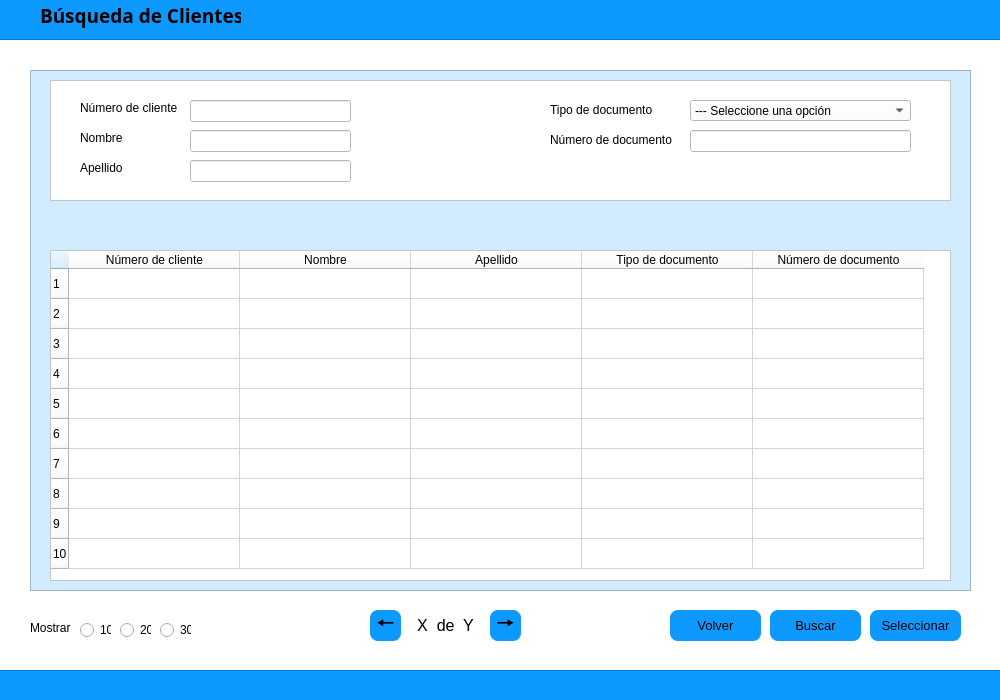
<?xml version="1.0" encoding="UTF-8"?>
<ui version="4.0">
 <class>Dialog</class>
 <widget class="QDialog" name="Dialog">
  <property name="geometry">
   <rect>
    <x>0</x>
    <y>0</y>
    <width>1000</width>
    <height>700</height>
   </rect>
  </property>
  <property name="minimumSize">
   <size>
    <width>1000</width>
    <height>700</height>
   </size>
  </property>
  <property name="maximumSize">
   <size>
    <width>1000</width>
    <height>700</height>
   </size>
  </property>
  <property name="windowTitle">
   <string>Busqueda de cliente</string>
  </property>
  <property name="styleSheet">
   <string notr="true">background-color: rgb(255, 255, 255);</string>
  </property>
  <widget class="QPushButton" name="btnSeleccionar">
   <property name="geometry">
    <rect>
     <x>870</x>
     <y>610</y>
     <width>91</width>
     <height>31</height>
    </rect>
   </property>
   <property name="font">
    <font>
     <pointsize>10</pointsize>
     <bold>false</bold>
    </font>
   </property>
   <property name="cursor">
    <cursorShape>PointingHandCursor</cursorShape>
   </property>
   <property name="styleSheet">
    <string notr="true">background-color: rgb(13, 153, 255);
border-radius: 8px;
</string>
   </property>
   <property name="text">
    <string>Seleccionar</string>
   </property>
  </widget>
  <widget class="QPushButton" name="btnBuscar">
   <property name="geometry">
    <rect>
     <x>770</x>
     <y>610</y>
     <width>91</width>
     <height>31</height>
    </rect>
   </property>
   <property name="font">
    <font>
     <pointsize>10</pointsize>
     <bold>false</bold>
    </font>
   </property>
   <property name="cursor">
    <cursorShape>PointingHandCursor</cursorShape>
   </property>
   <property name="styleSheet">
    <string notr="true">background-color: rgb(13, 153, 255);
border-radius: 8px;
</string>
   </property>
   <property name="text">
    <string>Buscar</string>
   </property>
  </widget>
  <widget class="QPushButton" name="btnVolver">
   <property name="geometry">
    <rect>
     <x>670</x>
     <y>610</y>
     <width>91</width>
     <height>31</height>
    </rect>
   </property>
   <property name="maximumSize">
    <size>
     <width>16777215</width>
     <height>16777215</height>
    </size>
   </property>
   <property name="font">
    <font>
     <pointsize>10</pointsize>
     <bold>false</bold>
    </font>
   </property>
   <property name="cursor">
    <cursorShape>PointingHandCursor</cursorShape>
   </property>
   <property name="styleSheet">
    <string notr="true">background-color: rgb(13, 153, 255);
border-radius: 8px;
</string>
   </property>
   <property name="text">
    <string>Volver</string>
   </property>
  </widget>
  <widget class="QFrame" name="frame">
   <property name="geometry">
    <rect>
     <x>30</x>
     <y>70</y>
     <width>941</width>
     <height>521</height>
    </rect>
   </property>
   <property name="styleSheet">
    <string notr="true">background-color: rgb(209, 236, 255);</string>
   </property>
   <property name="frameShape">
    <enum>QFrame::StyledPanel</enum>
   </property>
   <property name="frameShadow">
    <enum>QFrame::Raised</enum>
   </property>
   <widget class="QFrame" name="frame_2">
    <property name="geometry">
     <rect>
      <x>20</x>
      <y>10</y>
      <width>901</width>
      <height>121</height>
     </rect>
    </property>
    <property name="styleSheet">
     <string notr="true">background-color: rgb(255, 255, 255);</string>
    </property>
    <property name="frameShape">
     <enum>QFrame::StyledPanel</enum>
    </property>
    <property name="frameShadow">
     <enum>QFrame::Raised</enum>
    </property>
    <widget class="QLabel" name="label_2">
     <property name="geometry">
      <rect>
       <x>30</x>
       <y>20</y>
       <width>101</width>
       <height>16</height>
      </rect>
     </property>
     <property name="text">
      <string>Número de cliente</string>
     </property>
    </widget>
    <widget class="QLineEdit" name="txtNumero">
     <property name="geometry">
      <rect>
       <x>140</x>
       <y>20</y>
       <width>161</width>
       <height>22</height>
      </rect>
     </property>
     <property name="styleSheet">
      <string notr="true">border-color: rgb(0, 0, 0) ;
</string>
     </property>
    </widget>
    <widget class="QLabel" name="label_3">
     <property name="geometry">
      <rect>
       <x>30</x>
       <y>50</y>
       <width>101</width>
       <height>16</height>
      </rect>
     </property>
     <property name="text">
      <string>Nombre</string>
     </property>
    </widget>
    <widget class="QLineEdit" name="txtNombre">
     <property name="geometry">
      <rect>
       <x>140</x>
       <y>50</y>
       <width>161</width>
       <height>22</height>
      </rect>
     </property>
     <property name="styleSheet">
      <string notr="true">border-color: rgb(0, 0, 0) ;
</string>
     </property>
    </widget>
    <widget class="QLabel" name="label_4">
     <property name="geometry">
      <rect>
       <x>30</x>
       <y>80</y>
       <width>101</width>
       <height>16</height>
      </rect>
     </property>
     <property name="text">
      <string>Apellido</string>
     </property>
    </widget>
    <widget class="QLineEdit" name="txtApellido">
     <property name="geometry">
      <rect>
       <x>140</x>
       <y>80</y>
       <width>161</width>
       <height>22</height>
      </rect>
     </property>
     <property name="styleSheet">
      <string notr="true">border-color: rgb(0, 0, 0) ;
</string>
     </property>
    </widget>
    <widget class="QLabel" name="label_5">
     <property name="geometry">
      <rect>
       <x>500</x>
       <y>50</y>
       <width>131</width>
       <height>20</height>
      </rect>
     </property>
     <property name="text">
      <string>Número de documento</string>
     </property>
    </widget>
    <widget class="QLabel" name="label_6">
     <property name="geometry">
      <rect>
       <x>500</x>
       <y>20</y>
       <width>131</width>
       <height>20</height>
      </rect>
     </property>
     <property name="text">
      <string>Tipo de documento</string>
     </property>
    </widget>
    <widget class="QLineEdit" name="txtDocumento">
     <property name="geometry">
      <rect>
       <x>640</x>
       <y>50</y>
       <width>221</width>
       <height>22</height>
      </rect>
     </property>
     <property name="styleSheet">
      <string notr="true">border-color: rgb(0, 0, 0) ;
</string>
     </property>
    </widget>
    <widget class="QComboBox" name="cbTipoDocumento">
     <property name="geometry">
      <rect>
       <x>640</x>
       <y>20</y>
       <width>221</width>
       <height>21</height>
      </rect>
     </property>
     <property name="font">
      <font>
       <pointsize>9</pointsize>
      </font>
     </property>
     <item>
      <property name="text">
       <string>--- Seleccione una opción</string>
      </property>
     </item>
    </widget>
   </widget>
   <widget class="QTableWidget" name="tableDatosClientes">
    <property name="geometry">
     <rect>
      <x>20</x>
      <y>180</y>
      <width>901</width>
      <height>331</height>
     </rect>
    </property>
    <property name="font">
     <font>
      <pointsize>10</pointsize>
     </font>
    </property>
    <property name="styleSheet">
     <string notr="true">background-color: rgb(255, 255, 255);</string>
    </property>
    <property name="autoScroll">
     <bool>true</bool>
    </property>
    <property name="dragEnabled">
     <bool>false</bool>
    </property>
    <property name="alternatingRowColors">
     <bool>false</bool>
    </property>
    <property name="verticalScrollMode">
     <enum>QAbstractItemView::ScrollPerItem</enum>
    </property>
    <attribute name="horizontalHeaderCascadingSectionResizes">
     <bool>false</bool>
    </attribute>
    <attribute name="horizontalHeaderDefaultSectionSize">
     <number>171</number>
    </attribute>
    <attribute name="horizontalHeaderHighlightSections">
     <bool>true</bool>
    </attribute>
    <row>
     <property name="text">
      <string>1</string>
     </property>
    </row>
    <row>
     <property name="text">
      <string>2</string>
     </property>
    </row>
    <row>
     <property name="text">
      <string>3</string>
     </property>
    </row>
    <row>
     <property name="text">
      <string>4</string>
     </property>
    </row>
    <row>
     <property name="text">
      <string>5</string>
     </property>
    </row>
    <row>
     <property name="text">
      <string>6</string>
     </property>
    </row>
    <row>
     <property name="text">
      <string>7</string>
     </property>
    </row>
    <row>
     <property name="text">
      <string>8</string>
     </property>
    </row>
    <row>
     <property name="text">
      <string>9</string>
     </property>
    </row>
    <row>
     <property name="text">
      <string>10</string>
     </property>
    </row>
    <column>
     <property name="text">
      <string>Número de cliente</string>
     </property>
    </column>
    <column>
     <property name="text">
      <string>Nombre</string>
     </property>
    </column>
    <column>
     <property name="text">
      <string>Apellido</string>
     </property>
    </column>
    <column>
     <property name="text">
      <string>Tipo de documento</string>
     </property>
    </column>
    <column>
     <property name="text">
      <string>Número de documento</string>
     </property>
    </column>
   </widget>
  </widget>
  <widget class="QLabel" name="label">
   <property name="geometry">
    <rect>
     <x>30</x>
     <y>620</y>
     <width>49</width>
     <height>16</height>
    </rect>
   </property>
   <property name="text">
    <string>Mostrar</string>
   </property>
  </widget>
  <widget class="QFrame" name="frame_3">
   <property name="geometry">
    <rect>
     <x>-20</x>
     <y>670</y>
     <width>1031</width>
     <height>80</height>
    </rect>
   </property>
   <property name="styleSheet">
    <string notr="true">background-color: rgb(13, 153, 255);</string>
   </property>
   <property name="frameShape">
    <enum>QFrame::StyledPanel</enum>
   </property>
   <property name="frameShadow">
    <enum>QFrame::Raised</enum>
   </property>
  </widget>
  <widget class="QFrame" name="frame_7">
   <property name="geometry">
    <rect>
     <x>-20</x>
     <y>-40</y>
     <width>1031</width>
     <height>80</height>
    </rect>
   </property>
   <property name="styleSheet">
    <string notr="true">background-color: rgb(13, 153, 255);</string>
   </property>
   <property name="frameShape">
    <enum>QFrame::StyledPanel</enum>
   </property>
   <property name="frameShadow">
    <enum>QFrame::Raised</enum>
   </property>
   <widget class="QLabel" name="label_17">
    <property name="geometry">
     <rect>
      <x>60</x>
      <y>40</y>
      <width>201</width>
      <height>31</height>
     </rect>
    </property>
    <property name="font">
     <font>
      <family>Segoe UI Semibold</family>
      <pointsize>14</pointsize>
      <bold>true</bold>
     </font>
    </property>
    <property name="text">
     <string>Búsqueda de Clientes</string>
    </property>
   </widget>
  </widget>
  <widget class="QRadioButton" name="rb10">
   <property name="geometry">
    <rect>
     <x>80</x>
     <y>620</y>
     <width>31</width>
     <height>20</height>
    </rect>
   </property>
   <property name="text">
    <string>10</string>
   </property>
  </widget>
  <widget class="QRadioButton" name="rb20">
   <property name="geometry">
    <rect>
     <x>120</x>
     <y>620</y>
     <width>31</width>
     <height>20</height>
    </rect>
   </property>
   <property name="text">
    <string>20</string>
   </property>
  </widget>
  <widget class="QRadioButton" name="rb30">
   <property name="geometry">
    <rect>
     <x>160</x>
     <y>620</y>
     <width>31</width>
     <height>20</height>
    </rect>
   </property>
   <property name="text">
    <string>30</string>
   </property>
  </widget>
  <widget class="QPushButton" name="btnSigPagina">
   <property name="geometry">
    <rect>
     <x>490</x>
     <y>610</y>
     <width>31</width>
     <height>31</height>
    </rect>
   </property>
   <property name="font">
    <font>
     <pointsize>16</pointsize>
    </font>
   </property>
   <property name="cursor">
    <cursorShape>PointingHandCursor</cursorShape>
   </property>
   <property name="styleSheet">
    <string notr="true">background-color: rgb(13, 153, 255);
border-radius: 8px;</string>
   </property>
   <property name="text">
    <string>🠖</string>
   </property>
  </widget>
  <widget class="QPushButton" name="btnSigPagina_2">
   <property name="geometry">
    <rect>
     <x>370</x>
     <y>610</y>
     <width>31</width>
     <height>31</height>
    </rect>
   </property>
   <property name="font">
    <font>
     <pointsize>16</pointsize>
    </font>
   </property>
   <property name="cursor">
    <cursorShape>PointingHandCursor</cursorShape>
   </property>
   <property name="styleSheet">
    <string notr="true">background-color: rgb(13, 153, 255);
border-radius: 8px;</string>
   </property>
   <property name="text">
    <string>🠔</string>
   </property>
  </widget>
  <widget class="QLabel" name="label_7">
   <property name="geometry">
    <rect>
     <x>410</x>
     <y>610</y>
     <width>71</width>
     <height>31</height>
    </rect>
   </property>
   <property name="font">
    <font>
     <pointsize>12</pointsize>
    </font>
   </property>
   <property name="text">
    <string>X  de  Y</string>
   </property>
   <property name="alignment">
    <set>Qt::AlignCenter</set>
   </property>
  </widget>
 </widget>
 <tabstops>
  <tabstop>txtNumero</tabstop>
  <tabstop>txtNombre</tabstop>
  <tabstop>txtApellido</tabstop>
  <tabstop>cbTipoDocumento</tabstop>
  <tabstop>txtDocumento</tabstop>
  <tabstop>tableDatosClientes</tabstop>
  <tabstop>btnVolver</tabstop>
  <tabstop>btnBuscar</tabstop>
  <tabstop>btnSeleccionar</tabstop>
 </tabstops>
 <resources/>
 <connections/>
</ui>
